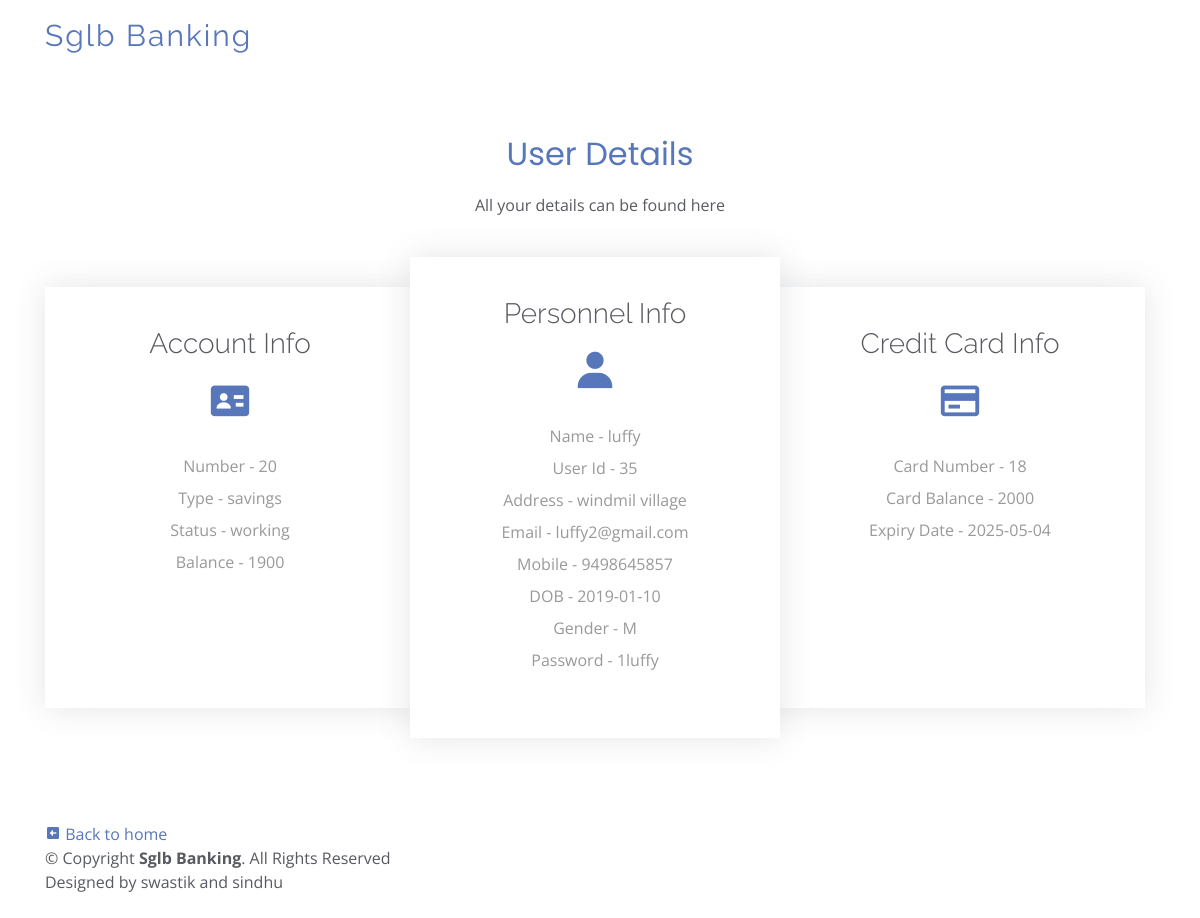
Screenshot of /details.php (signed in) with the database file from the repository.
### tables this page shows
CREATE TABLE `account` (
  `ac_num` int(10) NOT NULL,
  `user_id` int(10) NOT NULL,
  `ac_type` varchar(10) NOT NULL,
  `ac_status` varchar(15) NOT NULL,
  `balance` int(15) NOT NULL,
  `fname` varchar(20) NOT NULL
);

CREATE TABLE `users` (
  `user_id` int(10) NOT NULL,
  `fname` varchar(20) NOT NULL,
  `address` varchar(30) NOT NULL,
  `email` varchar(25) NOT NULL,
  `mob` varchar(10) NOT NULL,
  `dob` date NOT NULL,
  `gender` varchar(1) NOT NULL,
  `pass` varchar(25) NOT NULL
);

CREATE TABLE `credit_card` (
  `card_num` int(10) NOT NULL,
  `user_id` int(10) NOT NULL,
  `card_bal` int(15) NOT NULL,
  `exp_date` date NOT NULL
);

### details.php (the view, shortened to what this page needs)
<?php
   include ('connect_to_sql.php');
   $user_id = $_SESSION['user_id'];
?>
<!DOCTYPE html>
<html lang="en">
<head>
  <link href="assets/vendor/bootstrap/css/bootstrap.min.css" rel="stylesheet">
  <link href="assets/vendor/icofont/icofont.min.css" rel="stylesheet">
  <link href="assets/vendor/boxicons/css/boxicons.min.css" rel="stylesheet">
  <link href="assets/vendor/owl.carousel/assets/owl.carousel.min.css" rel="stylesheet">
  <link href="assets/vendor/venobox/venobox.css" rel="stylesheet">
  <link href="assets/vendor/aos/aos.css" rel="stylesheet">
  <link href="assets/css/style.css" rel="stylesheet">
</head>
<body>
  <header id="header" class="fixed-top  header-transparent ">
    <div class="container d-flex align-items-center">
      <div class="logo mr-auto">
        <h1 class="text-light"><a href="index.html">Sglb Banking</a></h1>
      </div>
    </div>
  </header>
  <main id="main">
    <section id="pricing" class="pricing">
      <div class="container">
        <div class="section-title">
          <h2>User Details</h2>
          <p>All your details can be found here</p>
        </div>
        <div class="row no-gutters">
          <div class="col-lg-4 box" data-aos="fade-right">
            <h3>Account Info</h3>
            <h4><i class='bx bxs-id-card'></i></i></h4>
            <ul class="">
            <?php
            $sql = "SELECT ac_num,ac_type,ac_status,balance FROM account WHERE user_id='$user_id'";
            $result = mysqli_query($dbc, $sql);
            if (mysqli_num_rows($result) > 0) {
              while($row = mysqli_fetch_assoc($result)) {
               echo'
               <li> Number - '.$row['ac_num'].'</li>
               <li> Type - '.$row['ac_type'].'</li>
               <li> Status - '.$row['ac_status'].'</li>
               <li> Balance - '.$row['balance'].'</li>';
              }
            }else{
                echo "<script>alert('Not able to get data from the user_id');</script>";
            }
            ?>
            </ul>
          </div>
          <div class="col-lg-4 box featured" data-aos="fade-up">
            <h3>Personnel Info</h3>
            <h4><i class='bx bxs-user'></i></h4>
            <ul>
            <?php
            $sql = "SELECT fname,address,email,mob,dob,gender,pass FROM users WHERE user_id='$user_id'";
            $result = mysqli_query($dbc, $sql);
            if (mysqli_num_rows($result) > 0) {
              while($row = mysqli_fetch_assoc($result)) {
               echo'
               <li> Name - '.$row['fname'].'</li>
               <li> User Id - '.$user_id.'</li>
               <li> Address - '.$row['address'].'</li>
               <li> Email - '.$row['email'].'</li>
               <li> Mobile - '.$row['mob'].'</li>
               <li> DOB - '.$row['dob'].'</li>
               <li> Gender - '.$row['gender'].'</li>
               <li> Password - '.$row['pass'].'</li>';
              }
            }else{
                echo "<script>alert('Not able to get user data from the user_id users');</script>";
            }
            ?>
            </ul>
          </div>
          <div class="col-lg-4 box" data-aos="fade-left">
            <h3>Credit Card Info</h3>
            <h4><i class='bx bx-credit-card' ></i></h4>
            <ul>
            <?php
            $sql = "SELECT card_num,card_bal,exp_date FROM credit_card WHERE user_id='$user_id'";
            $result = mysqli_query($dbc, $sql);
            if (mysqli_num_rows($result) > 0) {
              while($row = mysqli_fetch_assoc($result)) {
               echo'
               <li> Card Number - '.$row['card_num'].'</li>
               <li>Card Balance - '.$row['card_bal'].'</li>
               <li> Expiry Date - '.$row['exp_date'].'</li>';
              }
            }else{
                echo "<script>alert('Not able to get data from the user_id from credit_card table');</script>";
            }
            ?>
            </ul>
          </div>
        </div>
      </div>
    </section>
  </main>
  <footer>
  <div class="container py-4">
      <div class="copyright">
      <a href="index2.php"><i class='bx bxs-left-arrow-square'></i> Back to home</a><br>
        &copy; Copyright <strong><span>Sglb Banking</span></strong>. All Rights Reserved
      </div>
      <div class="credits">
        Designed by swastik and sindhu
      </div>
    </div>
  </footer>
</body>
</html>

### assets/css/style.css (style rules this page uses)
body { font-family: "Open Sans", sans-serif; color: #585a61; }
a { color: #5777ba; }
h1, h2, h3, h4, h5, h6 { font-family: "Raleway", sans-serif; }
#main { margin-top: 75px; }
#header { transition: all 0.5s; z-index: 997; transition: all 0.5s; padding: 15px 0; background: rgba(255, 255, 255, 0.95); }
#header.header-transparent { background: transparent; }
#header .logo h1 { font-size: 30px; margin: 0; padding: 6px 0; line-height: 1; font-weight: 400; letter-spacing: 2px; }
#header .logo h1 a, #header .logo h1 a:hover { color: #5777ba; text-decoration: none; }
section { padding: 60px 0; overflow: hidden; }
.section-title { text-align: center; padding-bottom: 30px; }
.section-title h2 { font-size: 32px; font-weight: 400; margin-bottom: 20px; padding-bottom: 0; color: #5777ba; font-family: "Poppins", sans-serif; }
.section-title p { margin-bottom: 0; }
.pricing .row { padding-top: 40px; }
.pricing .box { padding: 40px; margin-bottom: 30px; box-shadow: 0px 0px 30px rgba(73, 78, 92, 0.15); background: #fff; text-align: center; }
.pricing h3 { font-weight: 300; margin-bottom: 15px; font-size: 28px; }
.pricing h4 { font-size: 46px; color: #5777ba; font-weight: 400; font-family: "Open Sans", sans-serif; margin-bottom: 25px; }
.pricing ul { padding: 0; list-style: none; color: #999; text-align: left; line-height: 20px; }
.pricing ul li { padding-bottom: 12px; }
.pricing .featured { z-index: 10; margin: -30px -5px 0 -5px; }

### details.php (style rules this page uses)
li { text-align:center; }

### rows the page displays
account: ac_num "20", ac_type "savings", ac_status "working", balance "1900"
users: fname "luffy", address "windmil village", email "luffy2@gmail.com", mob "9498645857", dob "2019-01-10", gender "M", pass "1luffy"
credit_card: card_num "18", card_bal "2000", exp_date "2025-05-04"
